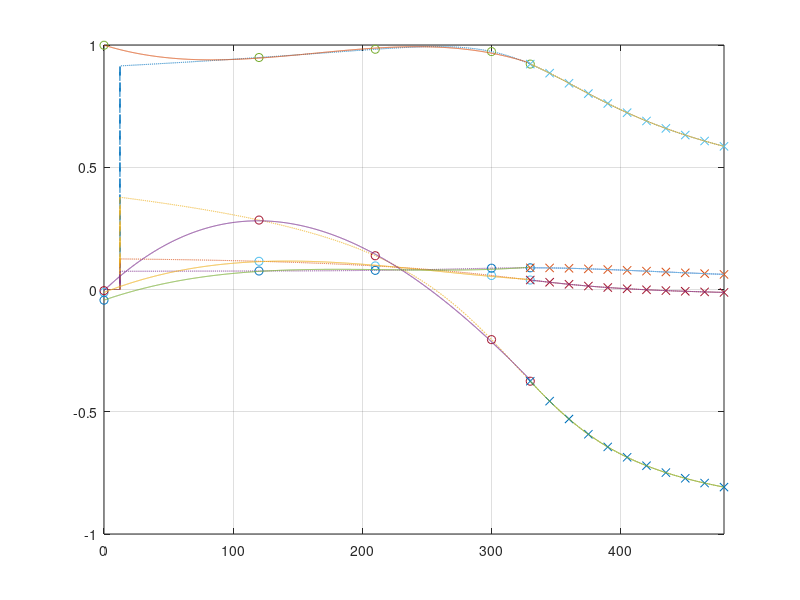

Write the MATLAB code that produced this figure.
close all
clear all
clc

format long
fileID = fopen('qdata.dat');
qheader1 = textscan(fileID,'%4c | %31c| %22c | %24c | %18c |',1);
qheader2 = textscan(fileID,'%s | %s | %9c | %4c | %4c | %4c | %4c |%8c |%8c |%8c |%5c |%5c |%5c |%5c |%5c |%5c |%9c |%5c |%5c |%5c |%5c |%5c |%5c |%10c |%4c |%4c |%4c |%4c |%5c |%5c |%5c |%9c |%9c |%9c |%c|%c|%11c|%9c|%9c|%11c|',1);
qdata    = textscan(fileID,'%d | %s %s |%d | %f | %f | %f | %f | %f | %f | %f | %f | %f | %f | %f | %f | %f | %f | %f | %f | %f | %f | %f | %f | %f | %f | %f | %f | %f | %f | %f | %f | %f | %f | %f | %d | %d | %s | %f | %f | %f | ');
fclose(fileID);

Name = qdata{1};
utc_data  = qdata{2};
utc_time  = qdata{3};
dt   = qdata{4};
q0   = qdata{5};
q1   = qdata{6};
q2   = qdata{7};
q3   = qdata{8};
ra   = qdata{9};
de   = qdata{10};
az   = qdata{11};

hb0   = qdata{12};
hb1   = qdata{13};
hb2   = qdata{14};
hi0   = qdata{15};
hi1   = qdata{16};
hi2   = qdata{17};

habs  = qdata{18};
wb0  = qdata{19};
wb1  = qdata{20};
wb2  = qdata{21};
wi0  = qdata{22};
wi1  = qdata{23};
wi2  = qdata{24};
wabs  = qdata{25};

qtgt0  = qdata{26};
qtgt1  = qdata{27};
qtgt2  = qdata{28};
qtgt3  = qdata{29};

wtgtb0  = qdata{30};
wtgtb1  = qdata{31};
wtgtb2  = qdata{32};
wtgti0  = qdata{33};
wtgti1  = qdata{34};
wtgti2  = qdata{35};

V = qdata{36};
T = qdata{37};

NADIR = qdata{37};
STact_sun = qdata{38};
STact_earth = qdata{39};

% find q target for manuveure
row = find(strcmp(utc_time,'06:12:00.000'));
qtgt_mnvr(:,1) = [q0(row);q1(row);q2(row);q3(row)];
ttgt_mnvr(1,1)    = 0.0;

row = find(strcmp(utc_time,'06:14:00.000'));
qtgt_mnvr(:,2) = [qtgt0(row);qtgt1(row);qtgt2(row);qtgt3(row)];
ttgt_mnvr(1,2)    = 120.0;

row = find(strcmp(utc_time,'06:15:30.000'));
qtgt_mnvr(:,3) = [qtgt0(row);qtgt1(row);qtgt2(row);qtgt3(row)];
ttgt_mnvr(1,3)    = 210.0;

row = find(strcmp(utc_time,'06:17:00.000'));
qtgt_mnvr(:,4) = [qtgt0(row);qtgt1(row);qtgt2(row);qtgt3(row)];
ttgt_mnvr(1,4)    = 300.0;

row = find(strcmp(utc_time,'06:17:30.000'));
qtgt_mnvr(:,5) = [qtgt0(row);qtgt1(row);qtgt2(row);qtgt3(row)];
ttgt_mnvr(1,5)    = 330.0;



% find q target for imaging
row = find(strcmp(utc_time,'06:17:30.000'));
qtgt_acq(:,1) = [qtgt0(row);qtgt1(row);qtgt2(row);qtgt3(row)];
ttgt_acq(1,1) = 0;    % [sec] Initial start 
n_step        = (4801-3301)/10;       % [-]   step - each step is 0.1 sec
t_step        = n_step*0.1;   % [sec] time step
i = 2;

for n = row+n_step:n_step:length(utc_time)
    
    ttgt_acq(1,i) = ttgt_acq(1,i-1) + t_step;
    
    qtgt_acq(:,i) = [qtgt0(n);qtgt1(n);qtgt2(n);qtgt3(n)];
    
    i = i+1;
end


% qPoly Manueveurve
tdur_mnvr    = 0.0:0.1:330.0;

qpoly_mnvr_degree = 3;
qpoly_coeff_mnvr(1,:) = polyfit(ttgt_mnvr,qtgt_mnvr(1,:),qpoly_mnvr_degree);
qpoly_coeff_mnvr(2,:) = polyfit(ttgt_mnvr,qtgt_mnvr(2,:),qpoly_mnvr_degree);
qpoly_coeff_mnvr(3,:) = polyfit(ttgt_mnvr,qtgt_mnvr(3,:),qpoly_mnvr_degree);
qpoly_coeff_mnvr(4,:) = polyfit(ttgt_mnvr,qtgt_mnvr(4,:),qpoly_mnvr_degree);

qfit_mnvr(1,:) = polyval(qpoly_coeff_mnvr(1,:),tdur_mnvr);
qfit_mnvr(2,:) = polyval(qpoly_coeff_mnvr(2,:),tdur_mnvr);
qfit_mnvr(3,:) = polyval(qpoly_coeff_mnvr(3,:),tdur_mnvr);
qfit_mnvr(4,:) = polyval(qpoly_coeff_mnvr(4,:),tdur_mnvr);

% qPoly Imaging
tdur_acq    = 0:0.1:150.0;

qpoly_acq_degree = 6;
qpoly_coeff_acq(1,:) = polyfit(ttgt_acq,qtgt_acq(1,:),qpoly_acq_degree);
qpoly_coeff_acq(2,:) = polyfit(ttgt_acq,qtgt_acq(2,:),qpoly_acq_degree);
qpoly_coeff_acq(3,:) = polyfit(ttgt_acq,qtgt_acq(3,:),qpoly_acq_degree);
qpoly_coeff_acq(4,:) = polyfit(ttgt_acq,qtgt_acq(4,:),qpoly_acq_degree);

qfit_acq(1,:) = polyval(qpoly_coeff_acq(1,:),tdur_acq);
qfit_acq(2,:) = polyval(qpoly_coeff_acq(2,:),tdur_acq);
qfit_acq(3,:) = polyval(qpoly_coeff_acq(3,:),tdur_acq);
qfit_acq(4,:) = polyval(qpoly_coeff_acq(4,:),tdur_acq);

% print
fprintf('Determined Quaternion for Fit Calculation\n');
fprintf('Quaternion Manuever Start:           %10.7f |  %10.7f |  %10.7f |  %10.7f | %10.7f |\n',qtgt_mnvr(:,1),norm(qtgt_mnvr(:,1)))
fprintf('Quaternion Manuever End:             %10.7f |  %10.7f |  %10.7f |  %10.7f | %10.7f |\n',qtgt_mnvr(:,end),norm(qtgt_mnvr(:,end)))
fprintf('Quaternion Acquistion Start:         %10.7f |  %10.7f |  %10.7f |  %10.7f | %10.7f |\n',qtgt_acq(:,1),norm(qtgt_acq(:,1)))
fprintf('Quaternion Acquistion End:           %10.7f |  %10.7f |  %10.7f |  %10.7f | %10.7f |\n',qtgt_acq(:,end),norm(qtgt_acq(:,end)))
fprintf('\n');
fprintf('Calculated Quaternion Polynomial Fit\n');
fprintf('Quaternion Fit Manuever Start:       %10.7f |  %10.7f |  %10.7f |  %10.7f | %10.7f |\n',qfit_mnvr(:,1),norm(qfit_mnvr(:,1)))
fprintf('Quaternion Fit Manuever End:         %10.7f |  %10.7f |  %10.7f |  %10.7f | %10.7f |\n',qfit_mnvr(:,end),norm(qfit_mnvr(:,end)))
fprintf('Quaternion Fit Acquistion Start:     %10.7f |  %10.7f |  %10.7f |  %10.7f | %10.7f |\n',qfit_acq(:,1),norm(qfit_acq(:,1)))
fprintf('Quaternion Fit Acquistion End:       %10.7f |  %10.7f |  %10.7f |  %10.7f | %10.7f |\n',qfit_acq(:,end),norm(qfit_acq(:,end)))
fprintf('\n');
fprintf('Manuever\n');
fprintf('QPoly q[0]: %30.25f |  %30.25f |  %30.25f |  %30.25f | %30.25f |  %30.25f |\n',qpoly_coeff_mnvr(1,:));
fprintf('QPoly q[1]: %30.25f |  %30.25f |  %30.25f |  %30.25f | %30.25f |  %30.25f |\n',qpoly_coeff_mnvr(2,:));
fprintf('QPoly q[2]: %30.25f |  %30.25f |  %30.25f |  %30.25f | %30.25f |  %30.25f |\n',qpoly_coeff_mnvr(3,:));
fprintf('QPoly q[3]: %30.25f |  %30.25f |  %30.25f |  %30.25f | %30.25f |  %30.25f |\n',qpoly_coeff_mnvr(4,:));
fprintf('\n');
fprintf('Acquistion\n');
fprintf('QPoly q[0]: %30.25f |  %30.25f |  %30.25f |  %30.25f | %30.25f | %30.25f | %30.25f |\n',qpoly_coeff_acq(1,:));
fprintf('QPoly q[1]: %30.25f |  %30.25f |  %30.25f |  %30.25f | %30.25f | %30.25f | %30.25f |\n',qpoly_coeff_acq(2,:));
fprintf('QPoly q[2]: %30.25f |  %30.25f |  %30.25f |  %30.25f | %30.25f | %30.25f | %30.25f |\n',qpoly_coeff_acq(3,:));
fprintf('QPoly q[3]: %30.25f |  %30.25f |  %30.25f |  %30.25f | %30.25f | %30.25f | %30.25f |\n',qpoly_coeff_acq(4,:));

% Printf for Rusty Satsim
for j=0:1:3
    
    fprintf('\n');
    for i=0:1:qpoly_mnvr_degree

    fprintf('multi_qpoly_coeff[%d] =  %30.25f\n',j*(qpoly_mnvr_degree+1)+i,qpoly_coeff_mnvr(j+1,qpoly_mnvr_degree+1-i));

    end
end

for j=0:1:3
    
    fprintf('\n');
    for i=0:1:qpoly_acq_degree

    fprintf('multi_qpoly_coeff[%d] =  %30.25f\n',j*(qpoly_acq_degree+1)+i+28,qpoly_coeff_acq(j+1,qpoly_acq_degree+1-i));

    end
end
fprintf('\n\n');

% Printf for Satsim
fprintf('2020 | 6 | 1 | 6 | 12 | 0 | 0 | \n')
for j=0:1:3
    
    fprintf('\n');
    for i=0:1:qpoly_mnvr_degree

    fprintf('%30.25f | ',qpoly_coeff_mnvr(j+1,qpoly_mnvr_degree+1-i));

    end

end
fprintf('\n\n');

fprintf('2020 | 6 | 1 | 6 | 17 | 30 | 0 | \n')
for j=0:1:3
    
    fprintf('\n');
    for i=0:1:qpoly_acq_degree

    fprintf('%30.25f | ',qpoly_coeff_acq(j+1,qpoly_acq_degree+1-i));

    end

end
 fprintf('\n');
  fprintf('\n');
%% plot
figure
ttgt_act = 0.0:0.1:480;
plot(ttgt_act,qtgt0,'--')
hold on; grid on;
plot(ttgt_act,qtgt1,'--')
plot(ttgt_act,qtgt2,'--')
plot(ttgt_act,qtgt3,'--')

plot(ttgt_mnvr,qtgt_mnvr,'o')

plot(tdur_mnvr,qfit_mnvr(1,:))
plot(tdur_mnvr,qfit_mnvr(2,:))
plot(tdur_mnvr,qfit_mnvr(3,:))
plot(tdur_mnvr,qfit_mnvr(4,:))

plot(ttgt_acq+330,qtgt_acq,'x')
hold on; grid on;
plot(tdur_acq+330,qfit_acq(1,:))
plot(tdur_acq+330,qfit_acq(2,:))
plot(tdur_acq+330,qfit_acq(3,:))
plot(tdur_acq+330,qfit_acq(4,:))



axis([-inf inf -1 1])


